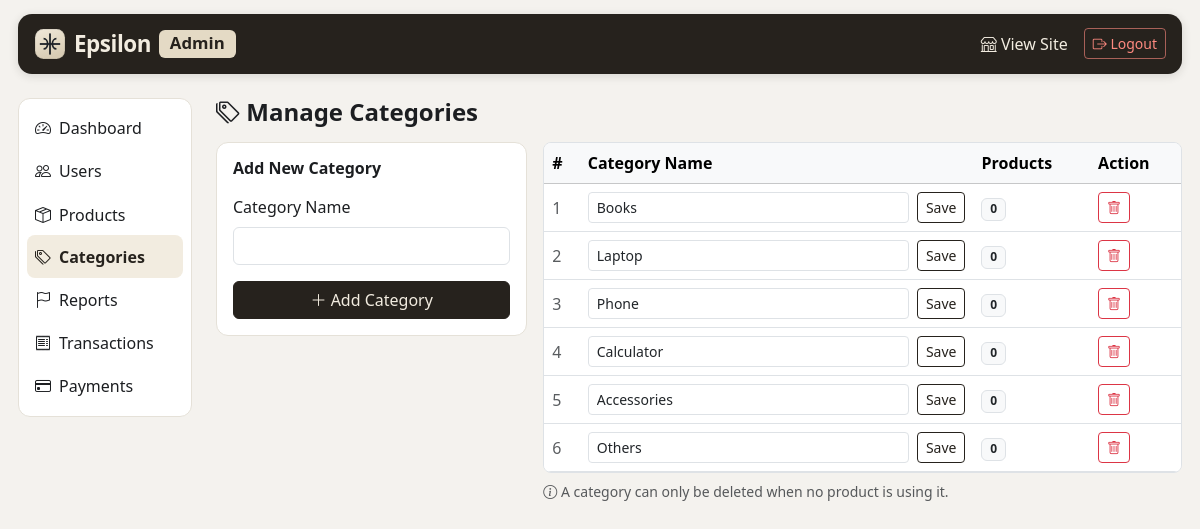
Screenshot of /admin/categories/index.php (signed in) with the database file from the repository.
### tables this page shows
CREATE TABLE Category (
    category_id   INT AUTO_INCREMENT PRIMARY KEY,
    category_name VARCHAR(50) NOT NULL UNIQUE
);

### includes/functions.php (called while the page is built, shortened)
<?php
function sanitize($value) {
    return htmlspecialchars(trim($value), ENT_QUOTES, 'UTF-8');
}

### admin/categories/index.php (the view, shortened to what this page needs)
<?php
require_once $_SERVER['DOCUMENT_ROOT'] . '/PROJECT12/config/db.php';
require_once $_SERVER['DOCUMENT_ROOT'] . '/PROJECT12/includes/functions.php';
require_once $_SERVER['DOCUMENT_ROOT'] . '/PROJECT12/includes/admin_header.php';
$categories = mysqli_query($conn, "
    SELECT c.category_id, c.category_name, COUNT(p.product_id) AS total_products
    FROM Category c
    LEFT JOIN Product p ON c.category_id = p.category_id
    GROUP BY c.category_id, c.category_name
    ORDER BY c.category_id");
?>
<h4 class="fw-bold mb-3"><i class="bi bi-tags"></i> Manage Categories</h4>
<div class="row g-3">
  <div class="col-12 col-lg-4">
    <div class="cx-sidebar-card">
      <h6 class="fw-bold mb-3">Add New Category</h6>
      <form method="POST" action="<?php echo BASE_URL; ?>/admin/categories/save.php">
        <div class="mb-3">
          <label for="category_name" class="form-label">Category Name</label>
          <input type="text" class="form-control" id="category_name" name="category_name" maxlength="50" required>
        </div>
        <button type="submit" class="btn btn-brand w-100"><i class="bi bi-plus-lg"></i> Add Category</button>
      </form>
    </div>
  </div>
  <div class="col-12 col-lg-8">
    <div class="table-responsive bg-white rounded-3 border">
      <table class="table align-middle mb-0">
        <thead class="table-light">
          <tr><th>#</th><th>Category Name</th><th>Products</th><th>Action</th></tr>
        </thead>
        <tbody>
        <?php while ($c = mysqli_fetch_assoc($categories)): ?>
          <tr>
            <td class="text-muted"><?php echo $c['category_id']; ?></td>
            <td>
              <form method="POST" action="<?php echo BASE_URL; ?>/admin/categories/save.php" class="d-flex gap-2">
                <input type="text" name="category_name" class="form-control form-control-sm"
                       value="<?php echo sanitize($c['category_name']); ?>" maxlength="50" required>
                <button type="submit" class="btn btn-sm btn-outline-brand">Save</button>
              </form>
            </td>
            <td><span class="badge bg-light text-dark border"><?php echo $c['total_products']; ?></span></td>
            <td>
              <?php if ($c['total_products'] == 0): ?>
                <a href="<?php echo BASE_URL; ?>/admin/categories/delete.php?id=<?php echo $c['category_id']; ?>"
                   class="btn btn-sm btn-outline-danger"
                   onclick="return confirm('Delete this category?');">
                  <i class="bi bi-trash"></i>
                </a>
              <?php else: ?>
                <span class="text-muted small">In use</span>
              <?php endif; ?>
            </td>
          </tr>
        <?php endwhile; ?>
        </tbody>
      </table>
    </div>
    <p class="text-muted small mt-2">
      <i class="bi bi-info-circle"></i>
      A category can only be deleted when no product is using it.
    </p>
  </div>
</div>
<?php require_once $_SERVER['DOCUMENT_ROOT'] . '/PROJECT12/includes/admin_footer.php'; ?>

### assets/css/style.css (style rules this page uses)
:root { --brand-primary: #26221d; --brand-primary-dark: #14110d; --brand-cream: #e4dac5; --brand-cream-light: #f2ece0; --brand-bg: #f4f2ee; --brand-card-bg: #ffffff; --brand-border: #e5e1d8; --brand-text-muted: #6f6a60; --brand-chip-bg: #efe9dc; --brand-hatch: #e8e3d7; --brand-serif: Georgia, "Iowan Old Style", "Times New Roman", serif; }
body { background-color: var(--brand-bg); font-family: "Segoe UI", Roboto, Arial, sans-serif; color: #1c1e21; }
a { text-decoration: none; color: var(--brand-primary); }
.cx-sidebar-card { background: var(--brand-card-bg); border: 1px solid var(--brand-border); border-radius: 12px; padding: 1rem; margin-bottom: 1rem; }
.btn-brand { background-color: var(--brand-primary); border-color: var(--brand-primary); color: var(--brand-cream-light); }
.btn-outline-brand { border-color: var(--brand-primary); color: var(--brand-primary); }
html, body { max-width: 100%; overflow-x: hidden; overflow-x: clip; }

### rows the page displays
category: category_id "1", category_name "Books", total_products "0"
category: category_id "2", category_name "Laptop", total_products "0"
category: category_id "3", category_name "Phone", total_products "0"
category: category_id "4", category_name "Calculator", total_products "0"
category: category_id "5", category_name "Accessories", total_products "0"
category: category_id "6", category_name "Others", total_products "0"

### other values shown
$item['label'] "Dashboard"
$item['label'] "Users"
$item['label'] "Products"
$item['label'] "Categories"
$item['label'] "Reports"
$item['label'] "Transactions"
$item['label'] "Payments"
